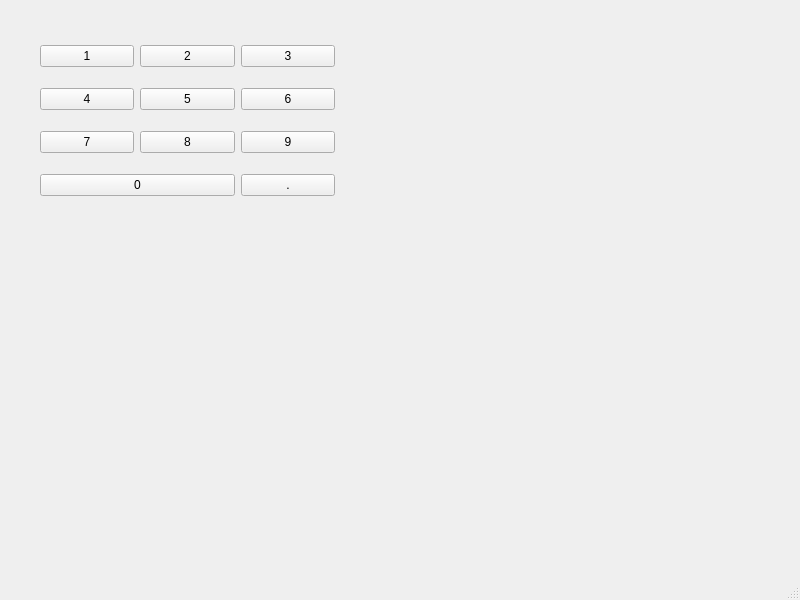
<?xml version="1.0" encoding="UTF-8"?>
<ui version="4.0">
 <class>MainWindow</class>
 <widget class="QMainWindow" name="MainWindow">
  <property name="geometry">
   <rect>
    <x>0</x>
    <y>0</y>
    <width>800</width>
    <height>600</height>
   </rect>
  </property>
  <property name="windowTitle">
   <string>MainWindow</string>
  </property>
  <widget class="QWidget" name="centralwidget">
   <widget class="QWidget" name="">
    <property name="geometry">
     <rect>
      <x>40</x>
      <y>30</y>
      <width>295</width>
      <height>181</height>
     </rect>
    </property>
    <layout class="QGridLayout" name="gridLayout">
     <item row="1" column="1">
      <widget class="QPushButton" name="pushButton_4">
       <property name="text">
        <string>5</string>
       </property>
      </widget>
     </item>
     <item row="1" column="0">
      <widget class="QPushButton" name="pushButton_3">
       <property name="text">
        <string>4</string>
       </property>
      </widget>
     </item>
     <item row="0" column="2">
      <widget class="QPushButton" name="pushButton_5">
       <property name="text">
        <string>3</string>
       </property>
      </widget>
     </item>
     <item row="1" column="2">
      <widget class="QPushButton" name="pushButton_6">
       <property name="text">
        <string>6</string>
       </property>
      </widget>
     </item>
     <item row="2" column="1">
      <widget class="QPushButton" name="pushButton_8">
       <property name="text">
        <string>8</string>
       </property>
      </widget>
     </item>
     <item row="2" column="0">
      <widget class="QPushButton" name="pushButton_7">
       <property name="text">
        <string>7</string>
       </property>
      </widget>
     </item>
     <item row="2" column="2">
      <widget class="QPushButton" name="pushButton_9">
       <property name="text">
        <string>9</string>
       </property>
      </widget>
     </item>
     <item row="0" column="0">
      <widget class="QPushButton" name="pushButton">
       <property name="text">
        <string>1</string>
       </property>
      </widget>
     </item>
     <item row="0" column="1">
      <widget class="QPushButton" name="pushButton_2">
       <property name="text">
        <string>2</string>
       </property>
      </widget>
     </item>
     <item row="3" column="0" colspan="2">
      <widget class="QPushButton" name="pushButton_10">
       <property name="text">
        <string>0</string>
       </property>
      </widget>
     </item>
     <item row="3" column="2">
      <widget class="QPushButton" name="pushButton_11">
       <property name="text">
        <string>.</string>
       </property>
      </widget>
     </item>
    </layout>
   </widget>
  </widget>
  <widget class="QMenuBar" name="menubar">
   <property name="geometry">
    <rect>
     <x>0</x>
     <y>0</y>
     <width>800</width>
     <height>26</height>
    </rect>
   </property>
  </widget>
  <widget class="QStatusBar" name="statusbar"/>
 </widget>
 <resources/>
 <connections/>
</ui>
